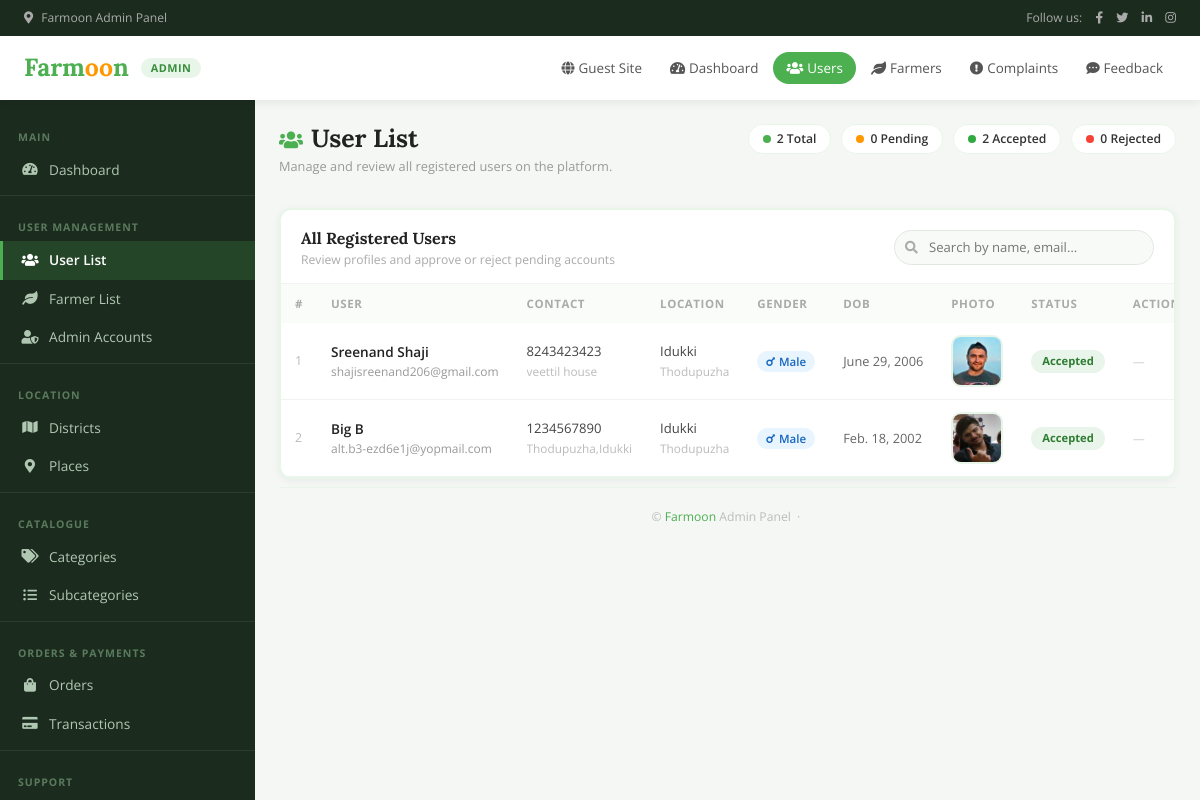
The app's page /Administrator/Userlist/ with its own data.
### Guest/models.py (models this page shows)
class tbl_userregistration(models.Model):
    userregistration_name= models.CharField(max_length=100)
    userregistration_email= models.CharField(max_length=100)
    userregistration_contact= models.CharField(max_length=100)
    userregistration_address= models.CharField(max_length=100)
    userregistration_gender= models.CharField(max_length=100)
    userregistration_dateofbirth= models.DateField(max_length=100)
    userregistration_place= models.ForeignKey(tbl_place,on_delete=models.CASCADE,null=True,blank=True)
    userregistration_photo = models.FileField(upload_to = 'Assets/User/Photos/')
    userregistration_password= models.CharField(max_length=100)
    user_status = models.IntegerField(default = 0)

### Administrator/models.py (models this page shows)
class tbl_place(models.Model):
    place_name = models.CharField(max_length=30)
    district=models.ForeignKey(tbl_district,on_delete=models.CASCADE,null=True,blank=True)

class tbl_district(models.Model):
    district_name = models.CharField(max_length=100)

### Administrator/views.py (the view)
# urls.py: path('Userlist/',views.userlist, name="Userlist"),
def userlist(request):
    data = tbl_userregistration.objects.all()
    context = {
        'data': data,
        'pending_count': data.filter(user_status=0).count(),
        'accepted_count': data.filter(user_status=1).count(),
        'rejected_count': data.filter(user_status=2).count(),
    }
    return render(request,'Administrator/Userlist.html',context)

### Administrator/Templates/Administrator/Userlist.html (shortened to what this page needs)
{% load static %}
<!DOCTYPE html>
<html lang="en">
<head>
  <link href="https://cdnjs.cloudflare.com/ajax/libs/font-awesome/5.10.0/css/all.min.css" rel="stylesheet">
  <link href="https://cdn.jsdelivr.net/npm/bootstrap-icons@1.4.1/font/bootstrap-icons.css" rel="stylesheet">
  <link href="https://cdn.jsdelivr.net/npm/bootstrap@5.0.0/dist/css/bootstrap.min.css" rel="stylesheet">
</head>
<body>
  <div class="fm-topbar">
    <span><i class="fa fa-map-marker-alt me-2"></i>Farmoon Admin Panel</span>
    <span>
      Follow us:
      <a href="#"><i class="fab fa-facebook-f"></i></a>
      <a href="#"><i class="fab fa-twitter"></i></a>
      <a href="#"><i class="fab fa-linkedin-in"></i></a>
      <a href="#"><i class="fab fa-instagram"></i></a>
    </span>
  </div>
  <div class="fm-navbar">
    <a href="{% url 'Administrator:HomePage' %}" class="fm-brand">Farm<span>oo</span>n</a>
    <span class="fm-admin-pill">ADMIN</span>
    <nav class="fm-nav-links">
      <a href="{% url 'Guest:index' %}"><i class="fa fa-globe me-1"></i>Guest Site</a>
      <a href="{% url 'Administrator:HomePage' %}"><i class="fa fa-tachometer-alt me-1"></i>Dashboard</a>
      <a href="{% url 'Administrator:Userlist' %}" class="active"><i class="fa fa-users me-1"></i>Users</a>
      <a href="{% url 'Administrator:Farmerlist' %}"><i class="fa fa-leaf me-1"></i>Farmers</a>
      <a href="{% url 'Administrator:ViewComplaint' %}"><i class="fa fa-exclamation-circle me-1"></i>Complaints</a>
      <a href="{% url 'Administrator:ViewFeedback' %}"><i class="fa fa-comment-dots me-1"></i>Feedback</a>
    </nav>
  </div>
  <aside class="fm-sidebar" id="fmSidebar">
    <div class="fm-sidebar-cap">Main</div>
    <a href="{% url 'Administrator:HomePage' %}"><i class="fa fa-tachometer-alt"></i>Dashboard</a>
    <div class="fm-sidebar-divider"></div>
    <div class="fm-sidebar-cap">User Management</div>
    <a href="{% url 'Administrator:Userlist' %}" class="active"><i class="fa fa-users"></i>User List</a>
    <a href="{% url 'Administrator:Farmerlist' %}"><i class="fa fa-leaf"></i>Farmer List</a>
    <a href="{% url 'Administrator:AdminRegistration' %}"><i class="fa fa-user-shield"></i>Admin Accounts</a>
    <div class="fm-sidebar-divider"></div>
    <div class="fm-sidebar-cap">Location</div>
    <a href="{% url 'Administrator:District' %}"><i class="fa fa-map"></i>Districts</a>
    <a href="{% url 'Administrator:Place' %}"><i class="fa fa-map-marker-alt"></i>Places</a>
    <div class="fm-sidebar-divider"></div>
    <div class="fm-sidebar-cap">Catalogue</div>
    <a href="{% url 'Administrator:Category' %}"><i class="fa fa-tags"></i>Categories</a>
    <a href="{% url 'Administrator:Subcategory' %}"><i class="fa fa-list-ul"></i>Subcategories</a>
    <div class="fm-sidebar-divider"></div>
    <div class="fm-sidebar-cap">Orders & Payments</div>
    <a href="{% url 'Administrator:OrderList' %}"><i class="fa fa-shopping-bag"></i>Orders
    </a>
    <a href="{% url 'Administrator:TransactionList' %}"><i class="fa fa-credit-card"></i>Transactions</a>
    <div class="fm-sidebar-divider"></div>
    <div class="fm-sidebar-cap">Support</div>
    <a href="{% url 'Administrator:ViewComplaint' %}">Complaints</a>
  </aside>
  <main class="fm-main">
    <div class="d-flex align-items-start justify-content-between mb-3 flex-wrap gap-2">
      <div>
        <h1 class="fm-page-title">
          <i class="fa fa-users me-2" style="color:var(--fm-green);font-size:1.2rem;"></i>User List
        </h1>
        <p class="fm-page-sub">Manage and review all registered users on the platform.</p>
      </div>
      <div class="fm-summary">
        <div class="fm-summary-pill"><span class="dot dot-total"></span>{{ data|length }} Total</div>
        <div class="fm-summary-pill"><span class="dot dot-pending"></span>{{ pending_count }} Pending</div>
        <div class="fm-summary-pill"><span class="dot dot-accepted"></span>{{accepted_count}} Accepted</div>
        <div class="fm-summary-pill"><span class="dot dot-rejected"></span>{{rejected_count}} Rejected</div>
      </div>
    </div>
    <div class="fm-card">
      <div class="fm-card-hdr">
        <div>
          <div class="fm-card-title">All Registered Users</div>
          <div class="fm-card-sub">Review profiles and approve or reject pending accounts</div>
        </div>
        <div class="fm-search">
          <i class="fa fa-search"></i>
          <input type="text" id="userSearch" placeholder="Search by name, email…">
        </div>
      </div>
      <form enctype="multipart/form-data">
        <div class="table-responsive">
          <table class="table fm-tbl mb-0" id="userTable">
            <thead>
              <tr>
                <th>#</th>
                <th>User</th>
                <th>Contact</th>
                <th>Location</th>
                <th>Gender</th>
                <th>DOB</th>
                <th>Photo</th>
                <th>Status</th>
                <th>Action</th>
              </tr>
            </thead>
            <tbody>
              {% for i in data %}
              <tr>
                <td style="color:#bbb;font-size:0.78rem;">{{ forloop.counter }}</td>
                <td>
                  <div class="fm-user-name">{{ i.userregistration_name }}</div>
                  <div class="fm-user-email">{{ i.userregistration_email }}</div>
                </td>
                <td>
                  <div style="font-size:0.82rem;color:#444;">{{ i.userregistration_contact }}</div>
                  <div style="font-size:0.74rem;color:#bbb;margin-top:2px;max-width:150px;white-space:nowrap;overflow:hidden;text-overflow:ellipsis;"
                       title="{{ i.userregistration_address }}">
                    {{ i.userregistration_address }}
                  </div>
                </td>
                <td>
                  <div style="font-size:0.82rem;color:#444;">{{ i.userregistration_place.district.district_name }}</div>
                  <div style="font-size:0.74rem;color:#bbb;margin-top:2px;">{{ i.userregistration_place.place_name }}</div>
                </td>
                <td>
                  {% with g=i.userregistration_gender|lower %}
                    {% if g == "male" %}
                      <span class="fm-gender gender-m"><i class="fa fa-mars"></i>Male</span>
                    {% elif g == "female" %}
                      <span class="fm-gender gender-f"><i class="fa fa-venus"></i>Female</span>
                    {% else %}
                      <span class="fm-gender gender-o"><i class="fa fa-genderless"></i>{{ i.userregistration_gender }}</span>
                    {% endif %}
                  {% endwith %}
                </td>
                <td style="font-size:0.8rem;color:#666;white-space:nowrap;">{{ i.userregistration_dateofbirth }}</td>
                <td>
                  <img src="{{ i.userregistration_photo.url }}" class="fm-avatar"
                       alt="{{ i.userregistration_name }}" />
                </td>
                <td>
                  {% if i.user_status == 0 %}
                    <span class="fm-pill pill-pending">Pending</span>
                  {% elif i.user_status == 1 %}
                    <span class="fm-pill pill-accepted">Accepted</span>
                  {% else %}
                    <span class="fm-pill pill-rejected">Rejected</span>
                  {% endif %}
                </td>
                <td>
                  {% if i.user_status == 0 %}
                    <div class="d-flex gap-1 flex-wrap">
                      <a href="{% url 'Administrator:accuser' i.id %}" class="btn-accept">
                        <i class="fa fa-check"></i>Accept
                      </a>
                      <a href="{% url 'Administrator:rejuser' i.id %}" class="btn-reject">
                        <i class="fa fa-times"></i>Reject
                      </a>
                    </div>
                  {% else %}
                    <span style="font-size:0.75rem;color:#ccc;">—</span>
                  {% endif %}
                </td>
              </tr>
              {% endfor %}
            </tbody>
          </table>
        </div>
      </form>
    </div>
    <div class="fm-footer">
      &copy; <a href="#">Farmoon</a> Admin Panel &nbsp;·&nbsp;
    </div>
  </main>
</body>
</html>

### records on screen
tbl_userregistration: userregistration_name "Sreenand Shaji", userregistration_email "shajisreenand206@gmail.com", userregistration_contact "8243423423", userregistration_address "veettil house", userregistration_place.district.district_name "Idukki", userregistration_place.place_name "Thodupuzha", userregistration_dateofbirth "June 29, 2006", userregistration_photo (picture), user_status "Accepted"
tbl_userregistration: userregistration_name "Big B", userregistration_email "alt.b3-ezd6e1j@yopmail.com", userregistration_contact "1234567890", userregistration_address "Thodupuzha,Idukki", userregistration_place.district.district_name "Idukki", userregistration_place.place_name "Thodupuzha", userregistration_dateofbirth "Feb. 18, 2002", userregistration_photo (picture), user_status "Accepted"

### other values on screen
{{ data|length }} "2"
{{ pending_count }} "0"
{{ accepted_count }} "2"
{{ rejected_count }} "0"
